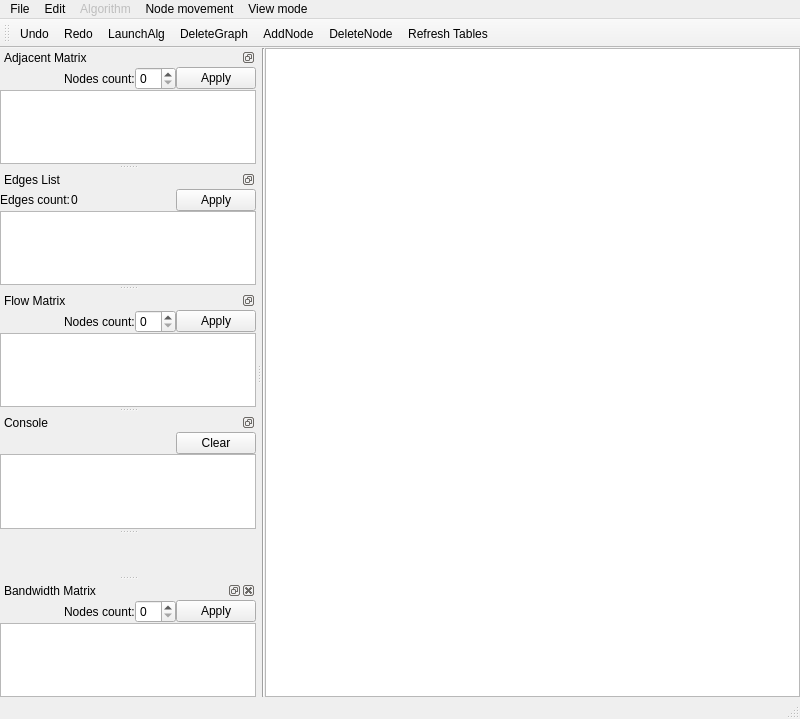
<?xml version="1.0" encoding="UTF-8"?>
<ui version="4.0">
 <class>MainWindow</class>
 <widget class="QMainWindow" name="MainWindow">
  <property name="windowModality">
   <enum>Qt::WindowModality::NonModal</enum>
  </property>
  <property name="geometry">
   <rect>
    <x>0</x>
    <y>0</y>
    <width>800</width>
    <height>719</height>
   </rect>
  </property>
  <property name="windowTitle">
   <string>GraphWorks</string>
  </property>
  <property name="windowOpacity">
   <double>1.000000000000000</double>
  </property>
  <property name="autoFillBackground">
   <bool>true</bool>
  </property>
  <property name="styleSheet">
   <string notr="true"/>
  </property>
  <property name="documentMode">
   <bool>false</bool>
  </property>
  <property name="tabShape">
   <enum>QTabWidget::TabShape::Rounded</enum>
  </property>
  <property name="dockNestingEnabled">
   <bool>false</bool>
  </property>
  <property name="dockOptions">
   <set>QMainWindow::DockOption::AllowTabbedDocks|QMainWindow::DockOption::AnimatedDocks|QMainWindow::DockOption::ForceTabbedDocks|QMainWindow::DockOption::VerticalTabs</set>
  </property>
  <property name="unifiedTitleAndToolBarOnMac">
   <bool>true</bool>
  </property>
  <widget class="QWidget" name="centralwidget">
   <property name="sizePolicy">
    <sizepolicy hsizetype="Expanding" vsizetype="Expanding">
     <horstretch>0</horstretch>
     <verstretch>0</verstretch>
    </sizepolicy>
   </property>
   <property name="autoFillBackground">
    <bool>true</bool>
   </property>
   <layout class="QGridLayout" name="gridLayout_14">
    <property name="leftMargin">
     <number>0</number>
    </property>
    <property name="topMargin">
     <number>0</number>
    </property>
    <property name="rightMargin">
     <number>0</number>
    </property>
    <property name="bottomMargin">
     <number>0</number>
    </property>
    <property name="spacing">
     <number>0</number>
    </property>
    <item row="0" column="0">
     <widget class="Line" name="line">
      <property name="orientation">
       <enum>Qt::Orientation::Vertical</enum>
      </property>
     </widget>
    </item>
    <item row="0" column="1">
     <widget class="QGraphicsView" name="graphView"/>
    </item>
   </layout>
  </widget>
  <widget class="QMenuBar" name="menubar">
   <property name="geometry">
    <rect>
     <x>0</x>
     <y>0</y>
     <width>800</width>
     <height>22</height>
    </rect>
   </property>
   <widget class="QMenu" name="menuFile">
    <property name="title">
     <string>File</string>
    </property>
    <addaction name="actionSave_as"/>
   </widget>
   <widget class="QMenu" name="menuEdit">
    <property name="title">
     <string>Edit</string>
    </property>
    <addaction name="separator"/>
    <addaction name="actionUndo"/>
    <addaction name="actionRedo"/>
    <addaction name="actionCopy"/>
    <addaction name="actionPaste"/>
    <addaction name="actionRefreshTables"/>
   </widget>
   <widget class="QMenu" name="menuAlgorithm">
    <property name="enabled">
     <bool>false</bool>
    </property>
    <property name="title">
     <string>Algorithm</string>
    </property>
   </widget>
   <widget class="QMenu" name="menuNode_movement">
    <property name="title">
     <string>Node movement</string>
    </property>
    <addaction name="actionManual"/>
    <addaction name="actionAutomatic"/>
   </widget>
   <widget class="QMenu" name="menuView_mode">
    <property name="title">
     <string>View mode</string>
    </property>
    <addaction name="separator"/>
    <addaction name="separator"/>
    <addaction name="actionWeights"/>
    <addaction name="actionBandwidth"/>
    <addaction name="actionFlow"/>
    <addaction name="separator"/>
   </widget>
   <addaction name="menuFile"/>
   <addaction name="menuEdit"/>
   <addaction name="menuAlgorithm"/>
   <addaction name="menuNode_movement"/>
   <addaction name="menuView_mode"/>
  </widget>
  <widget class="QStatusBar" name="statusbar"/>
  <widget class="QToolBar" name="toolBar">
   <property name="enabled">
    <bool>true</bool>
   </property>
   <property name="windowTitle">
    <string>toolBar</string>
   </property>
   <property name="toolTip">
    <string/>
   </property>
   <attribute name="toolBarArea">
    <enum>TopToolBarArea</enum>
   </attribute>
   <attribute name="toolBarBreak">
    <bool>false</bool>
   </attribute>
   <addaction name="actionUndo"/>
   <addaction name="actionRedo"/>
   <addaction name="actionLaunchAlg"/>
   <addaction name="actionDeleteGraph"/>
   <addaction name="actionAddNode"/>
   <addaction name="actionDeleteNode"/>
   <addaction name="actionRefreshTables"/>
  </widget>
  <widget class="QDockWidget" name="dock_MatrixAdj">
   <property name="features">
    <set>QDockWidget::DockWidgetFeature::DockWidgetFloatable|QDockWidget::DockWidgetFeature::DockWidgetMovable</set>
   </property>
   <property name="allowedAreas">
    <set>Qt::DockWidgetArea::LeftDockWidgetArea</set>
   </property>
   <property name="windowTitle">
    <string>Adjacent Matrix</string>
   </property>
   <attribute name="dockWidgetArea">
    <number>1</number>
   </attribute>
   <widget class="QWidget" name="dockWidgetContents_15">
    <layout class="QGridLayout" name="gridLayout_10">
     <property name="leftMargin">
      <number>0</number>
     </property>
     <property name="topMargin">
      <number>0</number>
     </property>
     <property name="rightMargin">
      <number>0</number>
     </property>
     <property name="bottomMargin">
      <number>0</number>
     </property>
     <property name="spacing">
      <number>0</number>
     </property>
     <item row="0" column="0">
      <layout class="QHBoxLayout" name="horizontalLayout_3">
       <property name="spacing">
        <number>0</number>
       </property>
       <item>
        <spacer name="horizontalSpacer_5">
         <property name="orientation">
          <enum>Qt::Orientation::Horizontal</enum>
         </property>
         <property name="sizeHint" stdset="0">
          <size>
           <width>40</width>
           <height>20</height>
          </size>
         </property>
        </spacer>
       </item>
       <item>
        <widget class="QLabel" name="label_5">
         <property name="text">
          <string>Nodes count:</string>
         </property>
        </widget>
       </item>
       <item>
        <widget class="QSpinBox" name="spin_MatrixAdj_NodesCount"/>
       </item>
       <item>
        <widget class="QPushButton" name="button_MatrixAdj_Apply">
         <property name="text">
          <string>Apply</string>
         </property>
        </widget>
       </item>
      </layout>
     </item>
     <item row="1" column="0">
      <widget class="QTableView" name="table_MatrixAdj_Graph"/>
     </item>
    </layout>
   </widget>
  </widget>
  <widget class="QDockWidget" name="dock_ListEdges">
   <property name="features">
    <set>QDockWidget::DockWidgetFeature::DockWidgetFloatable|QDockWidget::DockWidgetFeature::DockWidgetMovable</set>
   </property>
   <property name="allowedAreas">
    <set>Qt::DockWidgetArea::LeftDockWidgetArea</set>
   </property>
   <property name="windowTitle">
    <string>Edges List</string>
   </property>
   <attribute name="dockWidgetArea">
    <number>1</number>
   </attribute>
   <widget class="QWidget" name="dockWidgetContents_16">
    <layout class="QGridLayout" name="gridLayout">
     <property name="leftMargin">
      <number>0</number>
     </property>
     <property name="topMargin">
      <number>0</number>
     </property>
     <property name="rightMargin">
      <number>0</number>
     </property>
     <property name="bottomMargin">
      <number>0</number>
     </property>
     <property name="spacing">
      <number>0</number>
     </property>
     <item row="0" column="0">
      <layout class="QHBoxLayout" name="horizontalLayout_6">
       <property name="spacing">
        <number>0</number>
       </property>
       <item>
        <widget class="QLabel" name="label_8">
         <property name="text">
          <string>Edges count:</string>
         </property>
        </widget>
       </item>
       <item>
        <widget class="QLabel" name="label_ListEdges_Count">
         <property name="text">
          <string>0</string>
         </property>
        </widget>
       </item>
       <item>
        <spacer name="horizontalSpacer_9">
         <property name="orientation">
          <enum>Qt::Orientation::Horizontal</enum>
         </property>
         <property name="sizeHint" stdset="0">
          <size>
           <width>40</width>
           <height>20</height>
          </size>
         </property>
        </spacer>
       </item>
       <item>
        <widget class="QPushButton" name="button_ListEdges_Apply">
         <property name="text">
          <string>Apply</string>
         </property>
        </widget>
       </item>
      </layout>
     </item>
     <item row="1" column="0">
      <widget class="QTableView" name="table_ListEdges_Graph"/>
     </item>
    </layout>
   </widget>
  </widget>
  <widget class="QDockWidget" name="dock_MatrixFlow">
   <property name="features">
    <set>QDockWidget::DockWidgetFeature::DockWidgetFloatable|QDockWidget::DockWidgetFeature::DockWidgetMovable</set>
   </property>
   <property name="allowedAreas">
    <set>Qt::DockWidgetArea::LeftDockWidgetArea</set>
   </property>
   <property name="windowTitle">
    <string>Flow Matrix</string>
   </property>
   <attribute name="dockWidgetArea">
    <number>1</number>
   </attribute>
   <widget class="QWidget" name="dockWidgetContents_12">
    <layout class="QGridLayout" name="gridLayout_11">
     <property name="leftMargin">
      <number>0</number>
     </property>
     <property name="topMargin">
      <number>0</number>
     </property>
     <property name="rightMargin">
      <number>0</number>
     </property>
     <property name="bottomMargin">
      <number>0</number>
     </property>
     <property name="spacing">
      <number>0</number>
     </property>
     <item row="0" column="0">
      <layout class="QHBoxLayout" name="horizontalLayout_7">
       <property name="spacing">
        <number>0</number>
       </property>
       <item>
        <spacer name="horizontalSpacer_10">
         <property name="orientation">
          <enum>Qt::Orientation::Horizontal</enum>
         </property>
         <property name="sizeHint" stdset="0">
          <size>
           <width>40</width>
           <height>20</height>
          </size>
         </property>
        </spacer>
       </item>
       <item>
        <widget class="QLabel" name="label_9">
         <property name="text">
          <string>Nodes count:</string>
         </property>
        </widget>
       </item>
       <item>
        <widget class="QSpinBox" name="spin_MatrixFlow_NodesCount"/>
       </item>
       <item>
        <widget class="QPushButton" name="button_MatrixFlow_Apply">
         <property name="text">
          <string>Apply</string>
         </property>
        </widget>
       </item>
      </layout>
     </item>
     <item row="1" column="0">
      <widget class="QTableView" name="table_MatrixFlow_Graph"/>
     </item>
    </layout>
   </widget>
  </widget>
  <widget class="QDockWidget" name="dock_Console">
   <property name="features">
    <set>QDockWidget::DockWidgetFeature::DockWidgetFloatable|QDockWidget::DockWidgetFeature::DockWidgetMovable</set>
   </property>
   <property name="allowedAreas">
    <set>Qt::DockWidgetArea::LeftDockWidgetArea</set>
   </property>
   <property name="windowTitle">
    <string>Console</string>
   </property>
   <attribute name="dockWidgetArea">
    <number>1</number>
   </attribute>
   <widget class="QWidget" name="dockWidgetContents_17">
    <layout class="QGridLayout" name="gridLayout_12">
     <property name="leftMargin">
      <number>0</number>
     </property>
     <property name="topMargin">
      <number>0</number>
     </property>
     <property name="rightMargin">
      <number>0</number>
     </property>
     <property name="bottomMargin">
      <number>0</number>
     </property>
     <property name="spacing">
      <number>0</number>
     </property>
     <item row="1" column="0">
      <widget class="QPlainTextEdit" name="textEdit_Console">
       <property name="readOnly">
        <bool>true</bool>
       </property>
      </widget>
     </item>
     <item row="0" column="0">
      <layout class="QHBoxLayout" name="horizontalLayout_8">
       <property name="spacing">
        <number>0</number>
       </property>
       <item>
        <spacer name="horizontalSpacer_11">
         <property name="orientation">
          <enum>Qt::Orientation::Horizontal</enum>
         </property>
         <property name="sizeHint" stdset="0">
          <size>
           <width>40</width>
           <height>20</height>
          </size>
         </property>
        </spacer>
       </item>
       <item>
        <widget class="QPushButton" name="button_MatrixAdj_Apply_10">
         <property name="text">
          <string>Clear</string>
         </property>
        </widget>
       </item>
      </layout>
     </item>
    </layout>
   </widget>
  </widget>
  <widget class="QDockWidget" name="dock_PlaceHolder">
   <property name="enabled">
    <bool>false</bool>
   </property>
   <property name="sizePolicy">
    <sizepolicy hsizetype="Minimum" vsizetype="Preferred">
     <horstretch>0</horstretch>
     <verstretch>0</verstretch>
    </sizepolicy>
   </property>
   <property name="minimumSize">
    <size>
     <width>42</width>
     <height>40</height>
    </size>
   </property>
   <property name="features">
    <set>QDockWidget::DockWidgetFeature::NoDockWidgetFeatures</set>
   </property>
   <property name="allowedAreas">
    <set>Qt::DockWidgetArea::LeftDockWidgetArea</set>
   </property>
   <attribute name="dockWidgetArea">
    <number>1</number>
   </attribute>
   <widget class="QWidget" name="dockWidgetContents">
    <property name="sizePolicy">
     <sizepolicy hsizetype="Minimum" vsizetype="Minimum">
      <horstretch>0</horstretch>
      <verstretch>0</verstretch>
     </sizepolicy>
    </property>
   </widget>
  </widget>
  <widget class="QDockWidget" name="dock_Bandwidth">
   <property name="windowTitle">
    <string>Bandwidth Matrix</string>
   </property>
   <attribute name="dockWidgetArea">
    <number>1</number>
   </attribute>
   <widget class="QWidget" name="dockWidgetContents_2">
    <layout class="QGridLayout" name="gridLayout_2">
     <property name="leftMargin">
      <number>0</number>
     </property>
     <property name="topMargin">
      <number>0</number>
     </property>
     <property name="rightMargin">
      <number>0</number>
     </property>
     <property name="bottomMargin">
      <number>0</number>
     </property>
     <property name="spacing">
      <number>0</number>
     </property>
     <item row="0" column="0">
      <layout class="QHBoxLayout" name="horizontalLayout_9">
       <property name="spacing">
        <number>0</number>
       </property>
       <item>
        <spacer name="horizontalSpacer_12">
         <property name="orientation">
          <enum>Qt::Orientation::Horizontal</enum>
         </property>
         <property name="sizeHint" stdset="0">
          <size>
           <width>40</width>
           <height>20</height>
          </size>
         </property>
        </spacer>
       </item>
       <item>
        <widget class="QLabel" name="label_10">
         <property name="text">
          <string>Nodes count:</string>
         </property>
        </widget>
       </item>
       <item>
        <widget class="QSpinBox" name="spin_MatrixBandwidth_NodesCount"/>
       </item>
       <item>
        <widget class="QPushButton" name="button_MatrixBandwidth_Apply">
         <property name="text">
          <string>Apply</string>
         </property>
        </widget>
       </item>
      </layout>
     </item>
     <item row="1" column="0">
      <widget class="QTableView" name="table_MatrixBandwidth_Graph"/>
     </item>
    </layout>
   </widget>
  </widget>
  <action name="actionUndo">
   <property name="icon">
    <iconset>
     <normaloff>:/ico/icons/Undo.svg</normaloff>:/ico/icons/Undo.svg</iconset>
   </property>
   <property name="text">
    <string>Undo</string>
   </property>
   <property name="shortcut">
    <string>Ctrl+Z</string>
   </property>
  </action>
  <action name="actionRedo">
   <property name="icon">
    <iconset>
     <normaloff>:/ico/icons/Redo.svg</normaloff>:/ico/icons/Redo.svg</iconset>
   </property>
   <property name="text">
    <string>Redo</string>
   </property>
   <property name="shortcut">
    <string>Ctrl+Shift+Z</string>
   </property>
  </action>
  <action name="actionSave_as">
   <property name="icon">
    <iconset>
     <normaloff>:/ico/icons/Save.svg</normaloff>:/ico/icons/Save.svg</iconset>
   </property>
   <property name="text">
    <string>Save as</string>
   </property>
   <property name="shortcut">
    <string>Ctrl+Shift+S</string>
   </property>
  </action>
  <action name="actionAutomatic">
   <property name="checkable">
    <bool>true</bool>
   </property>
   <property name="icon">
    <iconset>
     <normaloff>:/ico/icons/autoMov.svg</normaloff>:/ico/icons/autoMov.svg</iconset>
   </property>
   <property name="text">
    <string>Automatic</string>
   </property>
   <property name="shortcut">
    <string>A</string>
   </property>
  </action>
  <action name="actionManual">
   <property name="checkable">
    <bool>true</bool>
   </property>
   <property name="checked">
    <bool>true</bool>
   </property>
   <property name="icon">
    <iconset>
     <normaloff>:/ico/icons/manualMov.svg</normaloff>:/ico/icons/manualMov.svg</iconset>
   </property>
   <property name="text">
    <string>Manual</string>
   </property>
   <property name="shortcut">
    <string>M</string>
   </property>
  </action>
  <action name="actionLaunchAlg">
   <property name="icon">
    <iconset>
     <normaloff>:/ico/icons/launchAlg.svg</normaloff>:/ico/icons/launchAlg.svg</iconset>
   </property>
   <property name="text">
    <string>LaunchAlg</string>
   </property>
   <property name="menuRole">
    <enum>QAction::MenuRole::NoRole</enum>
   </property>
  </action>
  <action name="actionDeleteGraph">
   <property name="icon">
    <iconset>
     <normaloff>:/ico/icons/Clear.svg</normaloff>:/ico/icons/Clear.svg</iconset>
   </property>
   <property name="text">
    <string>DeleteGraph</string>
   </property>
   <property name="menuRole">
    <enum>QAction::MenuRole::NoRole</enum>
   </property>
  </action>
  <action name="actionAddNode">
   <property name="icon">
    <iconset>
     <normaloff>:/ico/icons/addNode.svg</normaloff>:/ico/icons/addNode.svg</iconset>
   </property>
   <property name="text">
    <string>AddNode</string>
   </property>
   <property name="toolTip">
    <string>Add new node</string>
   </property>
   <property name="menuRole">
    <enum>QAction::MenuRole::NoRole</enum>
   </property>
  </action>
  <action name="actionDeleteNode">
   <property name="icon">
    <iconset>
     <normaloff>:/ico/icons/deleteNode.svg</normaloff>:/ico/icons/deleteNode.svg</iconset>
   </property>
   <property name="text">
    <string>DeleteNode</string>
   </property>
   <property name="menuRole">
    <enum>QAction::MenuRole::NoRole</enum>
   </property>
  </action>
  <action name="actionClearConsole">
   <property name="text">
    <string>ClearConsole</string>
   </property>
   <property name="shortcut">
    <string>Ctrl+L</string>
   </property>
   <property name="menuRole">
    <enum>QAction::MenuRole::NoRole</enum>
   </property>
  </action>
  <action name="actionUnpin_current_tab">
   <property name="icon">
    <iconset>
     <normaloff>:/ico/icons/Unpin.svg</normaloff>:/ico/icons/Unpin.svg</iconset>
   </property>
   <property name="text">
    <string>Unpin current tab</string>
   </property>
  </action>
  <action name="actionShown_tabs">
   <property name="text">
    <string>Shown tabs</string>
   </property>
  </action>
  <action name="actionCopy">
   <property name="icon">
    <iconset>
     <normaloff>:/ico/icons/Copy.svg</normaloff>:/ico/icons/Copy.svg</iconset>
   </property>
   <property name="text">
    <string>Copy</string>
   </property>
   <property name="shortcut">
    <string>Ctrl+C</string>
   </property>
  </action>
  <action name="actionPaste">
   <property name="icon">
    <iconset>
     <normaloff>:/ico/icons/Paste.svg</normaloff>:/ico/icons/Paste.svg</iconset>
   </property>
   <property name="text">
    <string>Paste</string>
   </property>
   <property name="shortcut">
    <string>Ctrl+V</string>
   </property>
  </action>
  <action name="actionWeights">
   <property name="checkable">
    <bool>true</bool>
   </property>
   <property name="text">
    <string>Weights</string>
   </property>
   <property name="menuRole">
    <enum>QAction::MenuRole::NoRole</enum>
   </property>
  </action>
  <action name="actionBandwidth">
   <property name="checkable">
    <bool>true</bool>
   </property>
   <property name="text">
    <string>Bandwidth</string>
   </property>
   <property name="menuRole">
    <enum>QAction::MenuRole::NoRole</enum>
   </property>
  </action>
  <action name="actionFlow">
   <property name="checkable">
    <bool>true</bool>
   </property>
   <property name="text">
    <string>Flow</string>
   </property>
   <property name="menuRole">
    <enum>QAction::MenuRole::NoRole</enum>
   </property>
  </action>
  <action name="actionRefreshTables">
   <property name="icon">
    <iconset>
     <normaloff>:/ico/icons/Refresh.svg</normaloff>:/ico/icons/Refresh.svg</iconset>
   </property>
   <property name="text">
    <string>Refresh Tables</string>
   </property>
   <property name="toolTip">
    <string>Refresh Tables</string>
   </property>
   <property name="shortcut">
    <string>F5</string>
   </property>
  </action>
  <zorder>dock_MatrixFlow</zorder>
  <zorder>dock_MatrixAdj</zorder>
  <zorder>dock_ListEdges</zorder>
  <zorder>dock_Console</zorder>
 </widget>
 <resources>
  <include location="resource.qrc"/>
 </resources>
 <connections/>
</ui>
